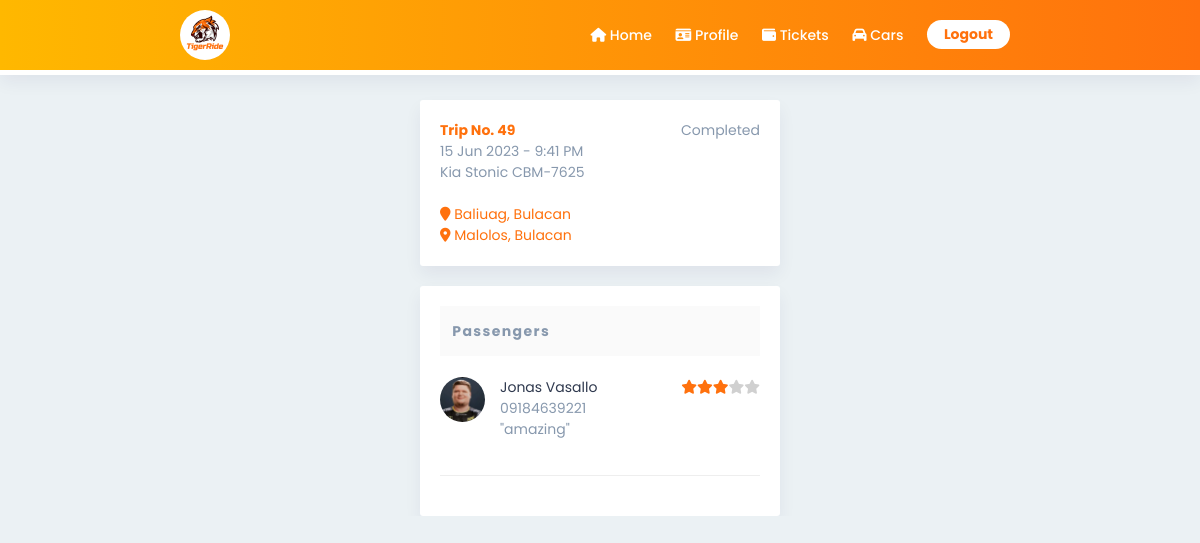
Screenshot of /trip-history.php?id=49 (signed in) with the database file from the repository.
### tables this page shows
CREATE TABLE `trip` (
  `idTrip` int(11) NOT NULL,
  `start_location` varchar(255) DEFAULT NULL,
  `end_location` varchar(255) DEFAULT NULL,
  `departure_date` datetime DEFAULT NULL,
  `seats_avail` int(11) DEFAULT NULL,
  `status` varchar(45) DEFAULT NULL,
  `Users_idUsers` int(11) DEFAULT NULL,
  `Car_idCar` int(11) NOT NULL
);

CREATE TABLE `rating` (
  `idRating` int(11) NOT NULL,
  `rating_stars` int(11) DEFAULT NULL,
  `rating_msg` longtext DEFAULT NULL,
  `Users_idUsers` int(11) DEFAULT NULL,
  `Trip_idTrip` int(11) DEFAULT NULL
);

CREATE TABLE `users` (
  `uID` int(11) NOT NULL,
  `fname` varchar(50) DEFAULT NULL,
  `mname` varchar(50) DEFAULT NULL,
  `lname` varchar(50) DEFAULT NULL,
  `uPhone` char(13) DEFAULT NULL,
  `birthday` date NOT NULL,
  `street` varchar(50) NOT NULL,
  `brgy` varchar(50) NOT NULL,
  `city` varchar(50) NOT NULL,
  `prov` varchar(50) NOT NULL,
  `uEmail` varchar(255) DEFAULT NULL,
  `uPswd` varchar(255) DEFAULT NULL,
  `uType` varchar(50) DEFAULT NULL,
  `ticket_bal` int(11) NOT NULL,
  `lic_no` char(13) DEFAULT NULL,
  `applicant` tinyint(4) NOT NULL DEFAULT 0,
  `user_status` varchar(50) NOT NULL,
  `alert` tinyint(1) NOT NULL DEFAULT 0,
  `prof_path` varchar(255) NOT NULL DEFAULT 'default.jpg'
);

### trip-history.php (the view, shortened to what this page needs)
<?php
    require 'dbcon.php';
?>
<!DOCTYPE html>
<html lang="en">
<head>
    <link rel="stylesheet" href="utilities.css">
    <link rel="stylesheet" href="flex.css">
    <link rel="stylesheet" href="style.css">
</head>
<body>
    <?php
        include 'header.php';
        $id = $_SESSION['uID'];
        $trip_id = $_GET['id'];
        if($_SESSION['uType'] == "Passenger"){
            $query = "SELECT users.fname, users.lname, users.uPhone, users.prof_path, users.uEmail, users.lic_no, trip.idTrip, trip.departure_date, trip.status, car.car_make, car.model, car.plate_no, trip.start_location, trip.end_location, rates.price AS 'price', rates.seat_position,
            rating.rating_stars AS 'rating' FROM trip JOIN car ON trip.Car_idCar = car.idCar JOIN trip_passengers ON trip.idTrip = trip_passengers.Trip_idTrip JOIN rates ON rates.idRates =
            trip_passengers.Rates_idRates LEFT JOIN rating ON trip.idTrip = rating.Trip_idTrip JOIN users ON trip.Users_idUsers = users.uID WHERE trip_passengers.Users_idUsers = $id AND trip.idTrip=$trip_id;";
            $result = mysqli_query($con, $query);
            $row = mysqli_fetch_assoc($result);
    ?>
    <div class="container" style="min-width: fit-content; max-width: 30%; margin: 0 auto; margin-top: 100px; text-align: left;">
        <?php if(isset($_GET['status'])){
            if($_GET['status'] == 'success'){
                echo "<p style='background-color: #b9ff94; color: green; border-radius: 3px; padding: 0.3em 1.2em; margin-bottom: 20px; text-align: center;'>Thank you for your feedback!</p>";
            } else{
                echo "<p style='background-color: #ff9b94; color: red; border-radius: 3px; padding: 0.3em 1.2em; margin-bottom: 20px; text-align: center;'>An error has occured. Could not submit rating.</p>";
            }
        }
        ?>
        <div class="flex flex-main-spacebetween">
            <div>
                <h3 style='color: #ff710d;'> Trip No. <?php echo $trip_id;?></h3>
                <p><?php echo date("d M Y - g:i A", strtotime($row['departure_date']));?></p>
                <p>Kia Stonic CBM-7625</p>
                <br>
                <p style='color: #ff710d;'><i class='fa-solid fa-location-pin'></i> <?php echo $row['start_location'];?></p>
                <p style='color: #ff710d;'><i class='fa-solid fa-location-dot'></i> <?php echo $row['end_location'];?></p>
            </div>
            <div style="text-align: right;">
                <p><?php echo $row['status'];?></p>
                <p><?php echo $row['seat_position'];?></p>
                <p style="color: #ff710d;">₱<?php echo $row['price'];?></p>
            </div>
        </div>
        <hr>
        <div class="flex flex-main-spacebetween">
            <div>
                <div class="flex flex-cross-start">
                    <div>
                        <img src="./img/<?php echo $row['prof_path'];?>" alt="" style="width: 60px; border-radius: 60px; object-fit: cover; height: 60px;">
                    </div>
                    <div>
                        <h3><?php echo $row['fname']." ".$row['lname'];?></h3>
                        <p><?php echo $row['uPhone'];?></p>
                        <p><?php echo $row['uEmail'];?></p>
                        <p><?php echo $row['lic_no'];?></p>
                    </div>
                </div>
            </div>
            <div style="text-align: right;">
            <?php
                if($row['rating'] === null){
                    echo "<p>Not yet rated</p>";
                } else{
                    $stars_string = "";
                    for($i = 0; $i < 5; $i++){
                        if($i < $row['rating']){
                            $stars_string = $stars_string."<i class='fa-solid fa-star' style='color: #ff710d;'></i>";
                        } else{
                            $stars_string = $stars_string."<i class='fa-solid fa-star' style='color: #d0d0d0;'></i>";
                        }
                    }
                    echo "<p>$stars_string</p>";
                }
            ?>
            </div>
        </div>
    </div>
    <?php
        if($row['rating'] === null){
    ?>
        <div class="container" style="min-width: fit-content; max-width: 30%; margin-top: 20px; margin: 20px auto;">
        <h3 style="color:#ff710d;">Rate your experience with <?php echo $row['fname']." ".$row['lname'];?></h3>
        <form action="trip-history.php" method="POST">
            <input type="hidden" name="trip_id" required value="<?php echo $row['idTrip'];?>">
            <input type="number" name="stars" id="" class="text-box" placeholder="Stars" required min="1" max="5">
            <textarea name="message" id="" cols="30" rows="5" class="text-box" placeholder="Message"></textarea>
            <input type="submit" value="Submit" class="input-btn" name="submit">
        </form>
        </div>
    <?php }?>
    <?php } else{
        $query = "SELECT trip.idTrip, trip.departure_date, car.car_make, car.model, car.plate_no, trip.start_location, trip.end_location, trip.status FROM trip JOIN car ON trip.Car_idCar = car.idCar WHERE trip.Users_idUsers = $id AND trip.status = 'Completed' ORDER BY trip.departure_date DESC; ";
        $result = mysqli_query($con, $query);
        $row = mysqli_fetch_assoc($result);
        ?>
        <div class="container" style="min-width: fit-content; max-width: 30%; margin: 0 auto; margin-top: 100px; text-align: left;">
        <div class="flex flex-main-spacebetween">
            <div>
                <h3 style='color: #ff710d;'> Trip No. <?php echo $trip_id;?></h3>
                <p><?php echo date("d M Y - g:i A", strtotime($row['departure_date']));?></p>
                <p>Kia Stonic CBM-7625</p>
                <br>
                <p style='color: #ff710d;'><i class='fa-solid fa-location-pin'></i> <?php echo $row['start_location'];?></p>
                <p style='color: #ff710d;'><i class='fa-solid fa-location-dot'></i> <?php echo $row['end_location'];?></p>
            </div>
            <div style="text-align: right;">
                <p><?php echo $row['status'];?></p>
            </div>
        </div>
    </div>
    <div class="container" style="min-width: fit-content; max-width: 30%; margin: 0 auto; margin-top: 20px; text-align: left;">
        <p class="heading second-text"><b>Passengers</b></p>
        <br>
        <div class="flex flex-col">
            <?php
                $query = "SELECT users.fname, users.lname, users.uPhone, users.prof_path, rating.rating_stars, rating.rating_msg FROM trip_passengers JOIN users ON trip_passengers.Users_idUsers = users.uID JOIN rating ON rating.Trip_idTrip = trip_passengers.Trip_idTrip WHERE trip_passengers.Trip_idTrip = $trip_id;";
                $result = mysqli_query($con, $query);
                while($row = mysqli_fetch_assoc($result)){
                    $stars_string = "";
                    if($row['rating_stars'] === null){
                        $stars_string = "Not yet rated";
                    } else{
                        for($i = 0; $i < 5; $i++){
                            if($i < $row['rating_stars']){
                                $stars_string = $stars_string."<i class='fa-solid fa-star' style='color: #ff710d;'></i>";
                            } else{
                                $stars_string = $stars_string."<i class='fa-solid fa-star' style='color: #d0d0d0;'></i>";
                            }
                        }
                    }
                    echo "
                    <div class='flex flex-main-spacebetween'>
                        <div class='flex flex-main-spacebetween'>
                            <img src='./img/".$row['prof_path']."' alt='' style='width: 45px; border-radius: 45px; object-fit: cover; height: 45px;'>
                            <div>
                                <p class='main-text'>".$row['fname']." ".$row['lname']."</p>
                                <p>".$row['uPhone']."</p>
                                <p>\"".$row['rating_msg']."\"</p>
                            </div>
                        </div>
                        <div>
                        <p>$stars_string</p>
                        </div>
                    </div>
                    <hr>
                    ";
                }
            ?>
        </div>
    </div>
    <?php }?>
</body>
</html>

### utilities.css (style rules this page uses)
:root { --primary: #fff; --secondary: #EBF1F4; --accent: #ff710d; }
* { margin: 0; padding: 0; font-family: 'Poppins', sans-serif; font-size: 14px; box-sizing: border-box; }
p { color: #8798ad; }
html { scroll-behavior: smooth; }
html,body { overflow-x: hidden; }
body { background-color: #EBF1F4; scroll-snap-type: y mandatory; }
.container { padding: 1.25em 0.9em; background-color: #fff; border-radius: 3px; width: 90%; }
.heading { background: rgba(0,0,0,.02); color: rgba(0,0,0,.87); font-size: 1.125rem; padding: 0.875rem; text-transform: capitalize; letter-spacing: 0.1rem; }
.main-text { color: #2f394e; }
.second-text { color: #8798ad; }
.flex { display: flex; }
.flex-col { flex-direction: column; }
.flex-main-spacebetween { justify-content: space-between; }
hr { margin-top: 20px; margin-bottom: 20px; border: 0; border-top: 1px solid #eee; }

### flex.css (style rules this page uses)
.flex { display: flex; gap: 15px; }

### style.css (style rules this page uses)
* { font-family: 'Poppins', sans-serif; font-size: 14px; }
body { margin: 0px; background-color: #EBF1F4; }
.container { background-color: white; margin: auto; min-width: 35%; max-width: 75%; padding: 20px; border-radius: 3px; text-align: center; box-shadow: 0 0.6em 1.2em rgba(28, 0, 80, 0.06); }

### header.css (style rules this page uses)
body { color: #212529; }

### rows the page displays
trip: departure_date "15 Jun 2023 - 9:41 PM", start_location "Baliuag, Bulacan", end_location "Malolos, Bulacan", status "Completed"
rating: Users_idUsers.prof_path (placeholder picture), Users_idUsers.fname "Jonas", Users_idUsers.lname "Vasallo", Users_idUsers.uPhone "09184639221", rating_msg "amazing"

### other values shown
$trip_id "49"
